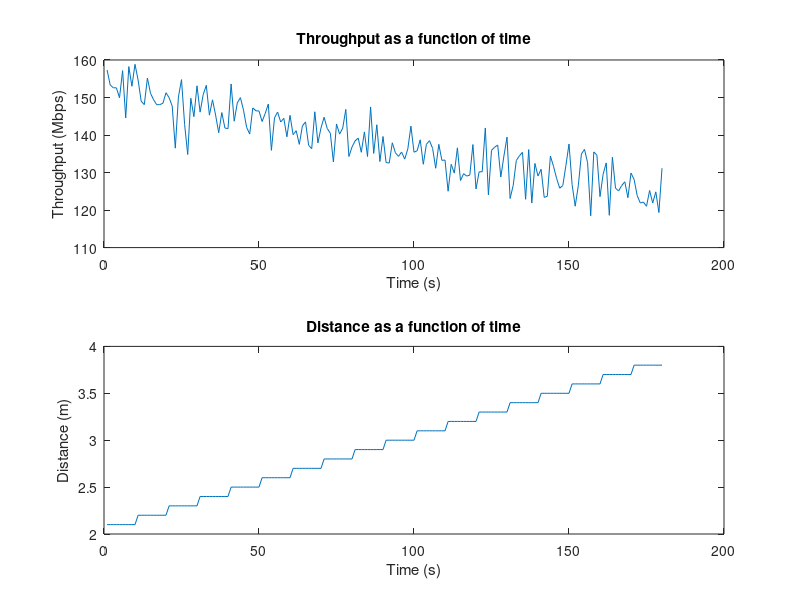

Here is the MATLAB script that generated this plot:
% Parameters
fc = 2.4e9; % Carrier frequency (Hz)
c = 3e8; % Speed of light (m/s)
lambda = c/fc; % Wavelength (m)
Pt = 10; % Transmit power (dBm)
Gt = 1; % Transmit antenna gain (dBi)
Gr = 1; % Receive antenna gain (dBi)
L = 5; % System loss factor (dB)
N = 100; % Number of subcarriers
BW = 20e6; % Bandwidth (Hz)
T = 1/BW; % Symbol time (s)
fs = BW*N; % Sampling frequency (Hz)
t = (0:T:(N-1)*T).'; % Time vector
M = 16; % Modulation order
R = 2/3; % Coding rate
SNR_threshold = 20; % SNR threshold for outage (dB)

% Initialize variables

t_sim = 180; % Simulation time (s)
t_step = 1; % Time step (s)
num_steps = round(t_sim/t_step); % Number of time steps
throughput = zeros(1, num_steps);
distance = zeros(1, num_steps);
% Update distance range and step size
d_min = 2;
d_max = 100;
d_step = 0.1;
d_range = d_min:d_step:d_max;

% Main loop
d_idx = 1; % Index for distance range
d_change_step = 10; % Steps between distance changes
d_change_counter = d_change_step; % Counter for distance changes
d = d_range(d_idx); % Initial distance

for i = 1:num_steps
    % Change distance every d_change_step steps
    if d_change_counter == d_change_step
        d_idx = d_idx + 1; % Update distance index
        if d_idx > length(d_range)
            d_idx = 1;
        end
        d = d_range(d_idx); % Update distance
        d_change_counter = 0; % Reset distance change counter
    end
    d_change_counter = d_change_counter + 1; % Increment distance change counter
    
    % Calculate path loss
    PL = 20*log10(4*pi*d/lambda) + L;
    
    % Calculate received power
    Pr = 1e-3*10.^(0.1*(Pt + Gt + Gr - PL));
    
    % Calculate noise power
    N0 = 1e-20;
    noise_power = N0*BW;
    
    % Generate fading coefficients
    H = sqrt(1/2)*(randn(N, 1) + 1j*randn(N, 1));
    
    % Calculate SNR
    SNR = abs(H).^2.*Pr./(N*noise_power);
    
    % Calculate outage probability
    outage_prob = 1 - mean(SNR > 10^(0.1*SNR_threshold));
    
    % Calculate achievable rate using Shannon capacity formula
    C = BW*R*log2(1 + SNR);
    
    % Calculate average throughput accounting for outage probability
    throughput(i) = mean(C.*(1 - outage_prob));
    
    % Save distance and time
    distance(i) = d;
    t_axis(i) = i;
end

% Plot throughput as a function of time
subplot(2,1,1);
plot(t_axis, throughput/1e6)
title('Throughput as a function of time')
xlabel('Time (s)')
ylabel('Throughput (Mbps)')

% Plot distance as a function of time
subplot(2,1,2);
plot(t_axis, distance)
title('Distance as a function of time')
xlabel('Time (s)')
ylabel('Distance (m)')
